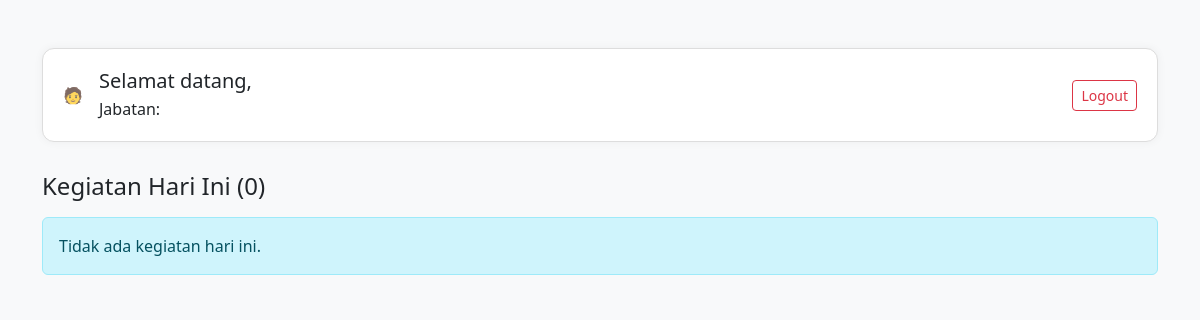
The app's page /absensi/hari-ini/ (signed in), older data.
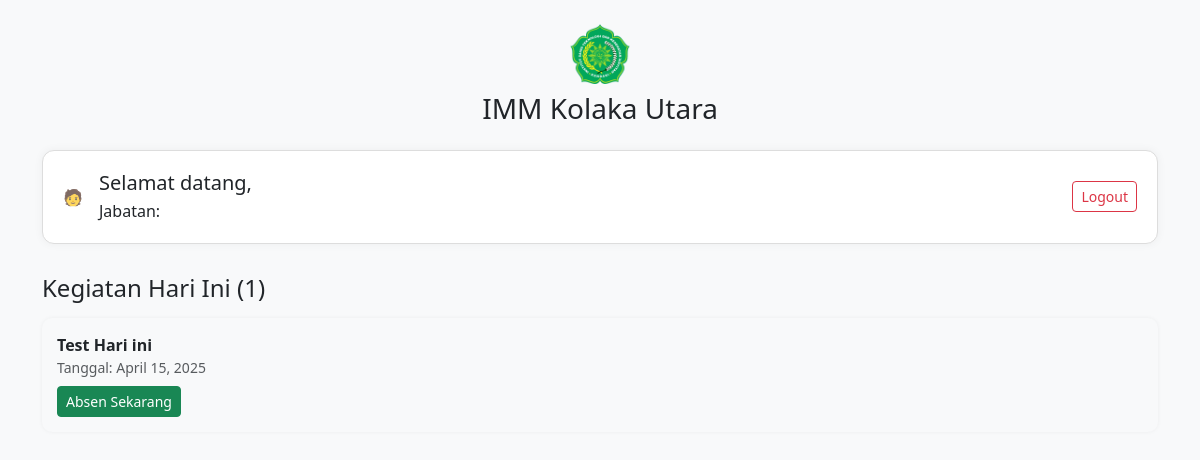
The same page, newer data.
### setting_app/models.py (models this page shows, shortened)
class Organisasi(models.Model):
    nama = models.CharField(max_length=255)
    logo = models.ImageField(upload_to='logo/')
    favicon = models.ImageField(upload_to='favicon/')
    alamat = models.TextField()

### absensi/models.py (models this page shows, shortened)
class Kegiatan(models.Model):
    nama = models.CharField(max_length=255)
    tanggal = models.DateField()
    dibuat_oleh = models.ForeignKey(User, on_delete=models.CASCADE)
    keterangan = models.TextField(blank=True)

### absensi/views.py (the view)
# urls.py: path('hari-ini/', views.kegiatan_hari_ini, name='kegiatan_hari_ini'),
@login_required
def kegiatan_hari_ini(request):
    today = date.today()
    kegiatan_list = Kegiatan.objects.filter(tanggal=today)
    absen_list = Kehadiran.objects.filter(user=request.user, kegiatan__tanggal=today)
    sudah_absen_ids = absen_list.values_list('kegiatan_id', flat=True)
    organisasi = Organisasi.objects.first()
    return render(request, 'absensi/kegiatan_hari_ini.html', {
        'kegiatan_list': kegiatan_list,
        'sudah_absen_ids': sudah_absen_ids,
        'kegiatan_list': kegiatan_list,
        'sudah_absen_ids': sudah_absen_ids,
        'organisasi': organisasi,
    })

### absensi/templates/absensi/kegiatan_hari_ini.html (shortened to what this page needs)
{% load static %}
<!DOCTYPE html>
<html lang="id">
<head>
  <link href="https://cdn.jsdelivr.net/npm/bootstrap@5.3.0/dist/css/bootstrap.min.css" rel="stylesheet">
</head>
<body class="bg-light">
<div class="container py-4">
  <div class="text-center mb-4">
    {% if organisasi.logo %}
      <img src="{{ organisasi.logo.url }}" alt="Logo Organisasi" style="height: 60px;">
    {% endif %}
    <h3 class="mt-2">{{ organisasi.nama }}</h3>
  </div>
  <div class="profile-box d-flex align-items-center">
    {% if request.user.profile.foto %}
      <img src="{{ request.user.profile.foto.url }}" class="profile-img me-3" alt="Foto Profil">
    {% else %}
      <div class="me-3 text-muted">🧑</div>
    {% endif %}
    <div>
      <h5 class="mb-1">Selamat datang, {{ request.user.profile.nama_lengkap }}</h5>
      <p class="mb-0">Jabatan: <strong>{{ request.user.profile.jabatan }}</strong></p>
    </div>
    <div class="ms-auto">
      <form method="POST" action="{% url 'logout' %}">
        <button type="submit" class="btn btn-outline-danger btn-sm">Logout</button>
      </form>
    </div>
  </div>
  <h4 class="mb-3 mt-4">Kegiatan Hari Ini ({{ kegiatan_list|length }})</h4>
  {% for kegiatan in kegiatan_list %}
    <div class="kegiatan-item">
      <strong>{{ kegiatan.nama }}</strong>
      <div class="text-muted small">Tanggal: {{ kegiatan.tanggal }}</div>
      {% if kegiatan.id in sudah_absen_ids %}
        <div class="text-success mt-2">✅ Kamu sudah absen.</div>
      {% else %}
        <form method="POST" action="{% url 'absen_kegiatan' kegiatan.id %}" class="mt-2">
          <button type="submit" class="btn btn-sm btn-success">Absen Sekarang</button>
        </form>
      {% endif %}
    </div>
  {% empty %}
    <div class="alert alert-info">Tidak ada kegiatan hari ini.</div>
  {% endfor %}
</div>
</body>
</html>

### absensi/templates/absensi/kegiatan_hari_ini.html (style rules this page uses)
.profile-box { background-color: #fff; border: 1px solid #ddd; padding: 20px; border-radius: 12px; margin-bottom: 30px; box-shadow: 0 0 10px rgba(0,0,0,0.05); }
.kegiatan-item { background-color: #f8f9fa; border-radius: 10px; padding: 15px; margin-bottom: 15px; box-shadow: 0 0 4px rgba(0,0,0,0.05); }

Row changes from the older to the newer data that the page shows:
added Organisasi: logo (picture), nama "IMM Kolaka Utara"
added Kegiatan: nama "Test Hari ini", tanggal "April 15, 2025", shows "Absen Sekarang"
Text that changed along with them:
{{ kegiatan_list|length }}: "0" → "1"
text no longer shown: "Tidak ada kegiatan hari ini."
